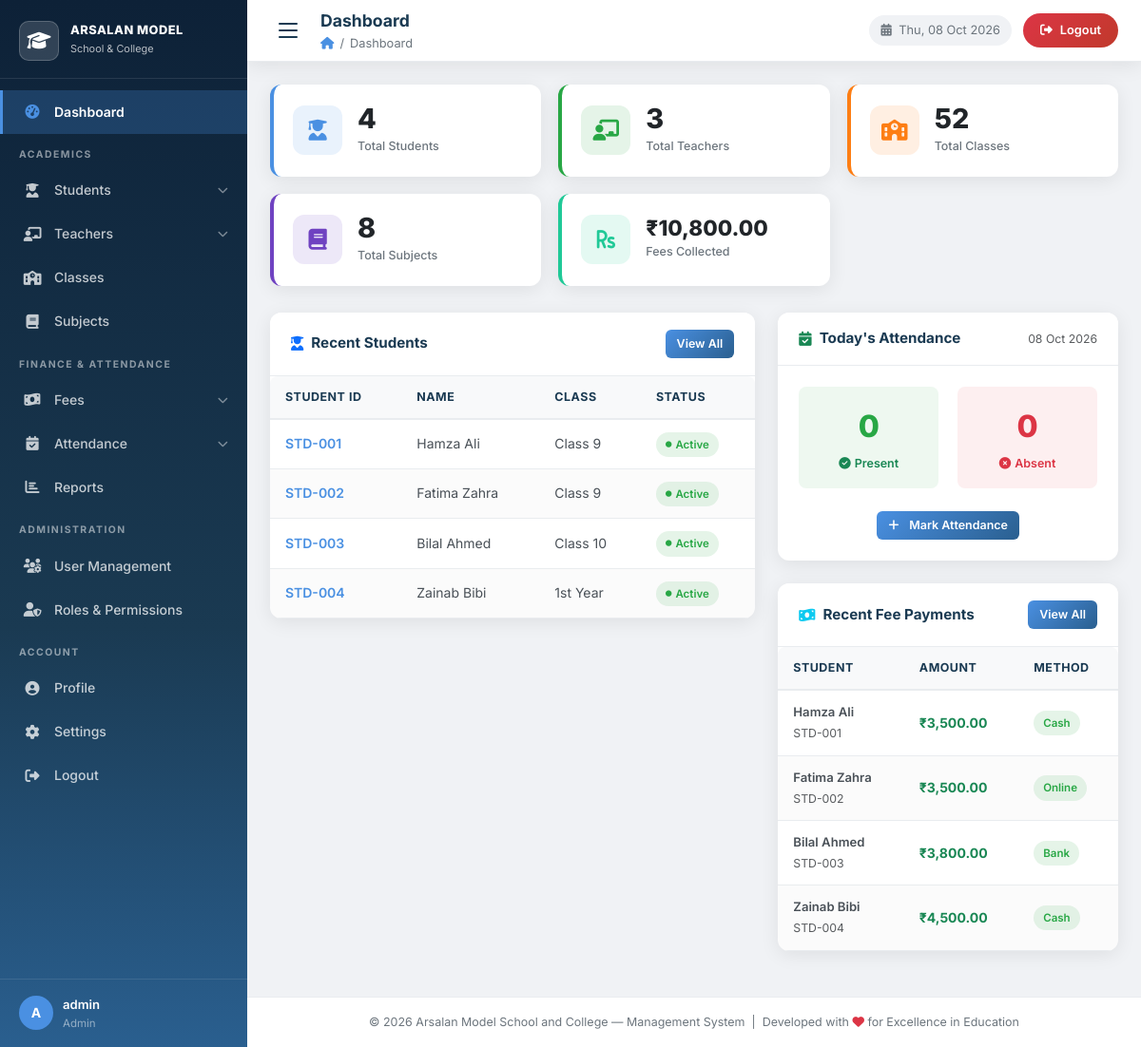
/dashboard.php (signed in), run on the app's committed database.
### tables this page shows
CREATE TABLE `students` (
    `id`             INT          NOT NULL AUTO_INCREMENT,
    `student_id`     VARCHAR(20)  NOT NULL,
    `first_name`     VARCHAR(50)  NOT NULL,
    `last_name`      VARCHAR(50)  NOT NULL,
    `father_name`    VARCHAR(100) NOT NULL,
    `gender`         ENUM('Male','Female','Other') NOT NULL,
    `date_of_birth`  DATE         NULL,
    `phone`          VARCHAR(15)  NOT NULL,
    `email`          VARCHAR(100) NOT NULL DEFAULT '',
    `address`        TEXT         NULL,
    `class_id`       INT          NOT NULL,
    `parent_user_id` INT          NULL DEFAULT NULL,
    `admission_date` DATE         NOT NULL,
    `photo`          VARCHAR(255) NULL DEFAULT NULL,
    `status`         ENUM('active','inactive') NOT NULL DEFAULT 'active',
    `created_at`     TIMESTAMP    NOT NULL DEFAULT CURRENT_TIMESTAMP,
    `updated_at`     TIMESTAMP    NOT NULL DEFAULT CURRENT_TIMESTAMP ON UPDATE CURRENT_TIMESTAMP,
    PRIMARY KEY (`id`),
    UNIQUE KEY `uq_student_id` (`student_id`),
    CONSTRAINT `fk_student_class` FOREIGN KEY (`class_id`) REFERENCES `classes`(`id`) ON DELETE RESTRICT,
    CONSTRAINT `fk_student_parent_user` FOREIGN KEY (`parent_user_id`) REFERENCES `users`(`id`) ON DELETE SET NULL
);

CREATE TABLE `classes` (
    `id`               INT         NOT NULL AUTO_INCREMENT,
    `class_name`       VARCHAR(50) NOT NULL,
    `section`          VARCHAR(10) NOT NULL DEFAULT 'A',
    `class_teacher_id` INT         NULL DEFAULT NULL,
    `room_number`      VARCHAR(20) NOT NULL DEFAULT '',
    `status`           ENUM('active','inactive') NOT NULL DEFAULT 'active',
    `created_at`       TIMESTAMP   NOT NULL DEFAULT CURRENT_TIMESTAMP,
    PRIMARY KEY (`id`)
);

CREATE TABLE `fees` (
    `id`             INT           NOT NULL AUTO_INCREMENT,
    `student_id`     INT           NOT NULL,
    `class_id`       INT           NOT NULL,
    `fee_month`      VARCHAR(20)   NOT NULL,
    `amount`         DECIMAL(10,2) NOT NULL,
    `payment_date`   DATE          NULL DEFAULT NULL,
    `payment_method` ENUM('Cash','Bank','Online') NOT NULL DEFAULT 'Cash',
    `remarks`        TEXT          NULL,
    `status`         ENUM('paid','pending') NOT NULL DEFAULT 'pending',
    `created_at`     TIMESTAMP     NOT NULL DEFAULT CURRENT_TIMESTAMP,
    `updated_at`     TIMESTAMP     NOT NULL DEFAULT CURRENT_TIMESTAMP ON UPDATE CURRENT_TIMESTAMP,
    PRIMARY KEY (`id`),
    CONSTRAINT `fk_fee_student` FOREIGN KEY (`student_id`) REFERENCES `students`(`id`) ON DELETE CASCADE,
    CONSTRAINT `fk_fee_class`   FOREIGN KEY (`class_id`)   REFERENCES `classes`(`id`)  ON DELETE RESTRICT
);

### dashboard.php (the view, shortened to what the rows shown need)
<?php
require_once 'database.php';
$recent_students = db_fetch_all(
    "SELECT s.student_id, s.first_name, s.last_name, c.class_name, s.status, s.created_at
     FROM students s
     LEFT JOIN classes c ON s.class_id = c.id
     ORDER BY s.created_at DESC LIMIT 5"
);
$recent_fees = db_fetch_all(
    "SELECT f.id, CONCAT(s.first_name,' ',s.last_name) AS student_name,
            s.student_id, f.amount, f.payment_date, f.payment_method, f.status
     FROM fees f
     JOIN students s ON f.student_id = s.id
     ORDER BY f.created_at DESC LIMIT 5"
);
?>
<!DOCTYPE html>
<html lang="en">
<head>
    <link rel="stylesheet" href="https://cdnjs.cloudflare.com/ajax/libs/bootstrap/5.3.2/css/bootstrap.min.css">
    <link rel="stylesheet" href="https://cdnjs.cloudflare.com/ajax/libs/font-awesome/6.5.0/css/all.min.css">
    <link rel="stylesheet" href="css/style.css">
</head>
<body>
<div class="app-wrapper">
    <aside class="sidebar" id="appSidebar">
        <a class="sidebar-brand" href="dashboard.php">
            <div class="brand-text">
                <h2>Arsalan Model</h2>
            </div>
        </a>
    </aside>
    <div class="main-content">
        <main class="page-body">
            <div class="row g-4">
                <div class="col-lg-7">
                    <div class="card-ams">
                        <div class="table-responsive-ams">
                            <table class="table-ams">
                                <thead>
                                    <tr>
                                        <th>Student ID</th>
                                        <th>Name</th>
                                        <th>Class</th>
                                        <th>Status</th>
                                    </tr>
                                </thead>
                                <tbody>
                                <?php if (empty($recent_students)): ?>
                                    <tr><td colspan="4" class="no-data"><i class="fas fa-inbox"></i>No students yet</td></tr>
                                <?php else: ?>
                                    <?php foreach ($recent_students as $s): ?>
                                    <tr>
                                        <td><span class="fw-600 text-accent"><?= h($s['student_id']) ?></span></td>
                                        <td><?= h($s['first_name'] . ' ' . $s['last_name']) ?></td>
                                        <td><?= h($s['class_name'] ?? '—') ?></td>
                                        <td>
                                            <span class="badge-ams badge-<?= $s['status'] ?>">
                                                <i class="fas fa-circle" style="font-size:.4rem;"></i>
                                                <?= ucfirst(h($s['status'])) ?>
                                            </span>
                                        </td>
                                    </tr>
                                    <?php endforeach; ?>
                                <?php endif; ?>
                                </tbody>
                            </table>
                        </div>
                    </div>
                </div>
                <div class="col-lg-5">
                    <div class="card-ams">
                        <div class="table-responsive-ams">
                            <table class="table-ams">
                                <thead>
                                    <tr><th>Student</th><th>Amount</th><th>Method</th></tr>
                                </thead>
                                <tbody>
                                <?php if (empty($recent_fees)): ?>
                                    <tr><td colspan="3" class="no-data"><i class="fas fa-inbox"></i>No payments yet</td></tr>
                                <?php else: ?>
                                    <?php foreach ($recent_fees as $f): ?>
                                    <tr>
                                        <td>
                                            <div class="fw-600" style="font-size:.82rem;"><?= h($f['student_name']) ?></div>
                                            <small class="text-muted"><?= h($f['student_id']) ?></small>
                                        </td>
                                        <td class="fw-700 text-success">₹<?= number_format((float)$f['amount'], 2) ?></td>
                                        <td><span class="badge-ams badge-active"><?= h($f['payment_method']) ?></span></td>
                                    </tr>
                                    <?php endforeach; ?>
                                <?php endif; ?>
                                </tbody>
                            </table>
                        </div>
                    </div>
                </div>
            </div>
        </main>
    </div>
</div>
</body>
</html>

### data on the page
students: student "STD-001", first_name+last_name "Hamza Ali", class.class_name "Class 9", status "Active"
students: student "STD-002", first_name+last_name "Fatima Zahra", class.class_name "Class 9", status "Active"
students: student "STD-003", first_name+last_name "Bilal Ahmed", class.class_name "Class 10", status "Active"
students: student "STD-004", first_name+last_name "Zainab Bibi", class.class_name "1st Year", status "Active"
fees: student_name "Hamza Ali", student.student_id "STD-001", amount "3,500.00", payment_method "Cash"
fees: student_name "Fatima Zahra", student.student_id "STD-002", amount "3,500.00", payment_method "Online"
fees: student_name "Bilal Ahmed", student.student_id "STD-003", amount "3,800.00", payment_method "Bank"
fees: student_name "Zainab Bibi", student.student_id "STD-004", amount "4,500.00", payment_method "Cash"

### other printed values
substr($user['username'], 0, 1) "A"
$user['username'] "admin"
$user['role'] "Admin"
$page_title "Dashboard"
$total_students "4"
$total_teachers "3"
$total_classes "52"
$total_subjects "8"
$fees_collected "10,800.00"
$att_present "0"
$att_absent "0"
APP_NAME "Arsalan Model School and College"
